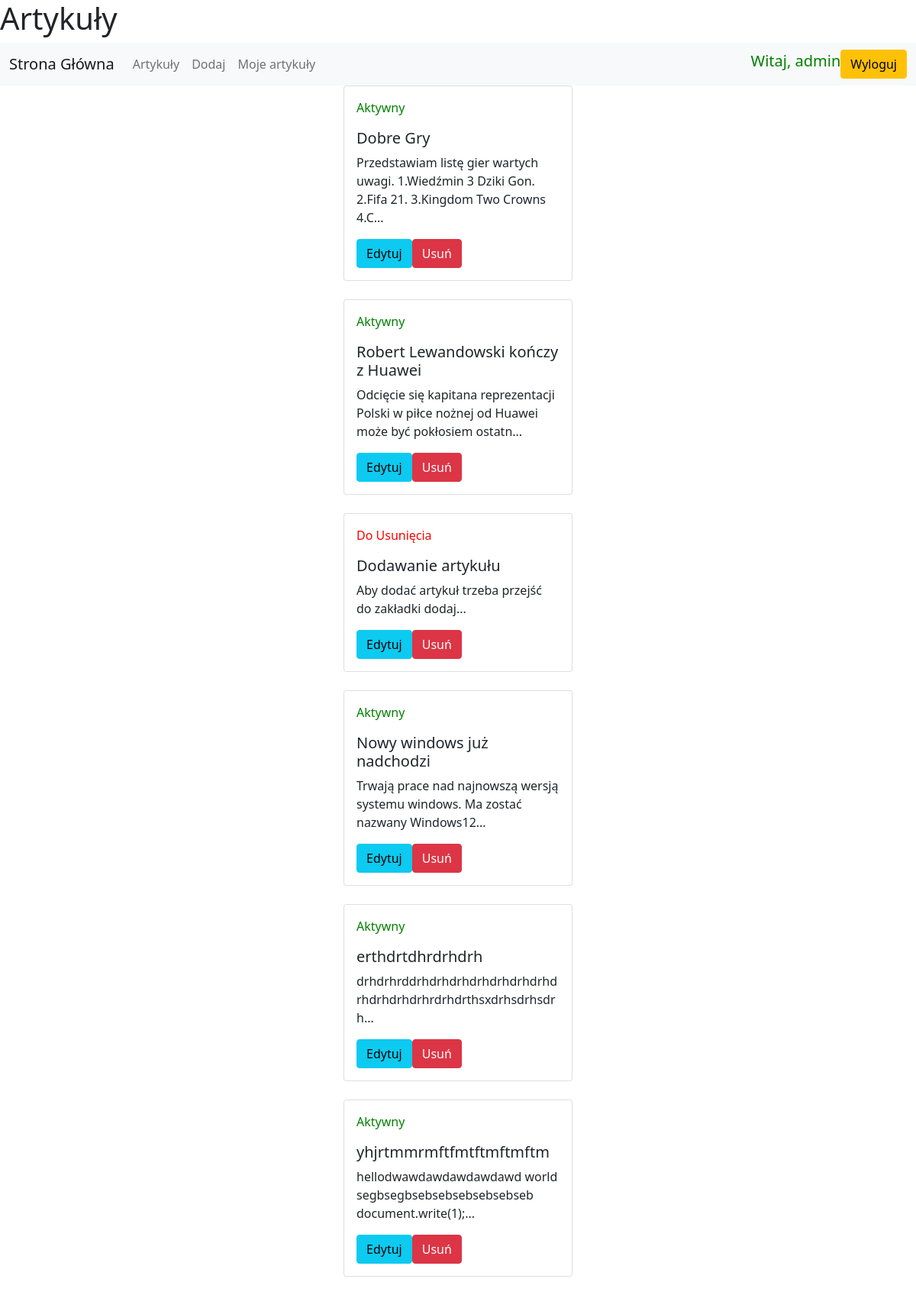
The page /pages/my_articles.php (signed in) on the database its author committed.
### tables this page shows
CREATE TABLE `article` (
  `ID` int(11) NOT NULL,
  `Title` varchar(50) NOT NULL,
  `Content` mediumtext NOT NULL,
  `Stat` tinyint(1) NOT NULL,
  `User_ID` int(11) NOT NULL
);

### pages/my_articles.php (the view, shortened to what this page needs)
<html>
<?php require '../components/head.php' ?>
<body>
    <header>
        <h1>Artykuły</h1>
    </header>
    <?php require '../components/nav.php' ?>
    <section>
        <?php
        require_once "../components/connect.php";
        $conn = new mysqli($host, $db_user, $db_pass, $db_name);
        $all_articles = $conn->query('SELECT ID,Title,Content,Stat FROM article where User_ID = ' . $_SESSION["user_id"]);
        if ($all_articles->num_rows > 0) {
            while ($art = $all_articles->fetch_assoc()) {
                echo '<div class="card w-25 m-auto" style="width: 18rem;">
                <div class="card-body">';
                if ($art['Stat'] == 1) {
                    echo "<span style='color:green'> <p>Aktywny</p></span>";
                } else {
                    echo "<span style='color:red'> <p>Do Usunięcia</p></span>";
                }
                echo '<h5 class="card-title">' . $art["Title"] . "</h5>";
                echo '<p class="card-text">' . substr($art["Content"], 0, 100) . "...</p>";
                echo '<a href="./edit_article.php?id=' . $art["ID"] . '" class="btn btn-info">Edytuj</a>';
                echo '<a href="./my_articles.php?ID=' . $art["ID"] . '" class="btn btn-danger">Usuń</a></div></div>';
                echo '<br>';
            }
        }
        ?>
    </section>
</body>
</html>

### rows shown on the page
article: Stat "Aktywny", Title "Dobre Gry", Content "Przedstawiam listę gier wartych uwagi. 1.Wiedźmin 3 Dziki Gon. 2.Fifa 21. 3.Kingdom Two Crowns 4.C"
article: Stat "Aktywny", Title "Robert Lewandowski kończy z Huawei", Content "Odcięcie się kapitana reprezentacji Polski w piłce nożnej od Huawei może być pokłosiem ostatn"
article: Stat "Do Usunięcia", Title "Dodawanie artykułu", Content "Aby dodać artykuł trzeba przejść do zakładki dodaj"
article: Stat "Aktywny", Title "Nowy windows już nadchodzi", Content "Trwają prace nad najnowszą wersją systemu windows. Ma zostać nazwany Windows12"
article: Stat "Aktywny", Title "erthdrtdhrdrhdrh", Content "drhdrhrddrhdrhdrhdrhdrhdrhdrhdrhdrhdrhdrhrdrhdrthsxdrhsdrhsdrh"
article: Stat "Aktywny", Title "yhjrtmmrmftfmtftmftmftm", Content "hellodwawdawdawdawdawd world segbsegbsebsebsebsebsebseb document.write(1);"

### other values the page prints
$_SESSION["user"] "admin"
